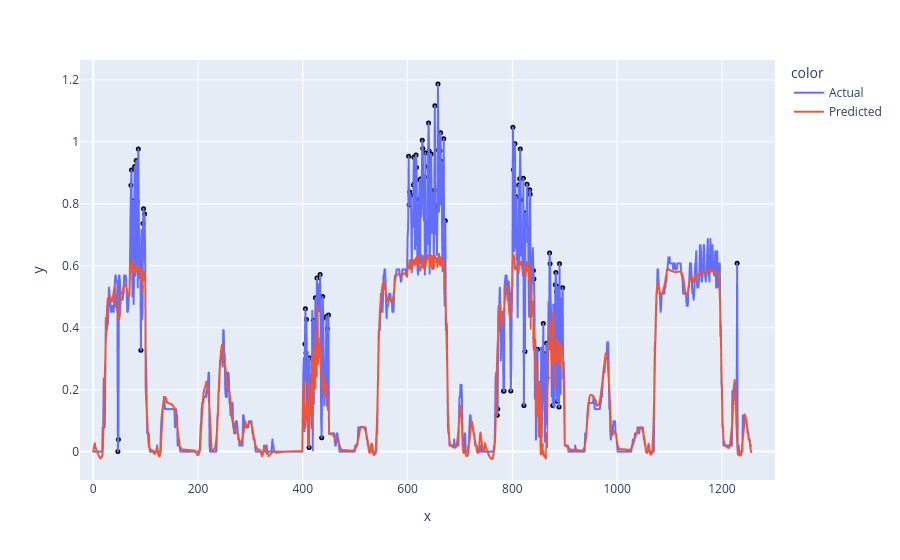

The notebook cell saved with this chart:
### Code cell
display_prediction(X_test + noise, predicted_load_test_noise, 4,  mean, std, 2)

### Figure 1 — Plotly figure (JSON) as saved in the notebook; plotly's stock layout.template omitted (floating-point values rounded to 4 significant figures; data arrays with more than 128 entries replaced by an {"elided": "..."} marker saying what was removed)
{"data": [{"hovertemplate": "color=Actual<br>x=%{x}<br>y=%{y}<extra></extra>", "legendgroup": "Actual", "line": {"color": "#636efa", "dash": "solid"}, "marker": {"symbol": "circle"}, "mode": "lines", "name": "Actual", "showlegend": true, "type": "scattergl", "x": {"elided": "1257 int values"}, "xaxis": "x", "y": {"elided": "1257 float values"}, "yaxis": "y"}, {"hovertemplate": "color=Predicted<br>x=%{x}<br>y=%{y}<extra></extra>", "legendgroup": "Predicted", "line": {"color": "#EF553B", "dash": "solid"}, "marker": {"symbol": "circle"}, "mode": "lines", "name": "Predicted", "showlegend": true, "type": "scattergl", "x": {"elided": "1257 int values"}, "xaxis": "x", "y": {"elided": "1257 float values"}, "yaxis": "y"}, {"hovertemplate": "x=%{x}<br>y=%{y}<extra></extra>", "legendgroup": "", "marker": {"color": "black", "size": 5, "symbol": "circle"}, "mode": "markers", "name": "", "orientation": "v", "showlegend": false, "type": "scatter", "x": [47, 48, 72, 73, 76, 79, 82, 84, 86, 91, 95, 96, 98, 404, 405, 406, 407, 412, 413, 420, 422, 424, 427, 430, 433, 436, 438, 439, 445, 447, 449, 602, 603, 604, 605, 606, 611, 612, 613, 616, 617, 622, 623, 625, 627, 628, 629, 630, 632, 634, 639, 640, 641, 645, 646, 649, 651, 652, 657, 658, 659, 661, 662, 663, 665, 669, 672, 771, 772, 783, 784, 797, 801, 802, 805, 807, 812, 814, 815, 816, 821, 822, 824, 825, 828, 833, 834, 840, 841, 848, 859, 861, 865, 866, 871, 872, 877, 882, 883, 884, 885, 887, 889, 890, 896, 1229], "xaxis": "x", "y": [0, 0.03922, 0.8598, 0.9088, 0.8095, 0.9207, 0.9401, 0.8074, 0.9766, 0.3275, 0.7364, 0.7838, 0.7668, 0.3477, 0.4611, 0.3183, 0.4262, 0.01327, 0.3023, 0.4238, 0.4105, 0.4968, 0.5605, 0.4813, 0.5719, 0.04512, 0.5006, 0.4302, 0.4364, 0.3977, 0.4411, 0.9536, 0.7967, 0.8381, 0.826, 0.8281, 0.8608, 0.95, 0.8654, 0.9574, 0.9171, 0.8139, 0.8769, 0.8802, 0.8604, 1.005, 0.9782, 0.8149, 0.8861, 0.9636, 0.9205, 1.061, 0.9702, 0.9604, 0.8188, 0.8359, 0.8435, 1.116, 0.7937, 1.186, 0.9733, 0.9029, 0.9714, 1.029, 0.9362, 1.01, 0.7451, 0.1176, 0.1373, 0.1961, 0.1961, 0.1961, 1.047, 0.9103, 0.9939, 0.823, 0.8608, 0.8807, 0.9766, 0.8119, 0.8822, 0.1492, 0.323, 0.7703, 0.8631, 0.8454, 0.8306, 0.5844, 0.5575, 0.3308, 0.4134, 0.316, 0.3496, 0.2385, 0.6412, 0.6068, 0.149, 0.5386, 0.5785, 0.5168, 0.1623, 0.5321, 0.1444, 0.6067, 0.5289, 0.6078], "yaxis": "y"}], "layout": {"legend": {"title": {"text": "color"}, "tracegroupgap": 0}, "margin": {"t": 60}, "xaxis": {"anchor": "y", "domain": [0, 1], "title": {"text": "x"}}, "yaxis": {"anchor": "x", "domain": [0, 1], "title": {"text": "y"}}}}
